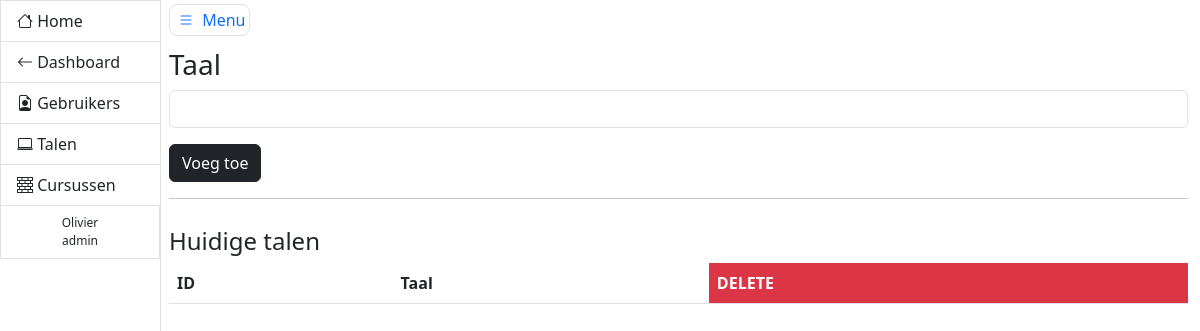
The page /admin/taal (signed in) on the database as committed earlier.
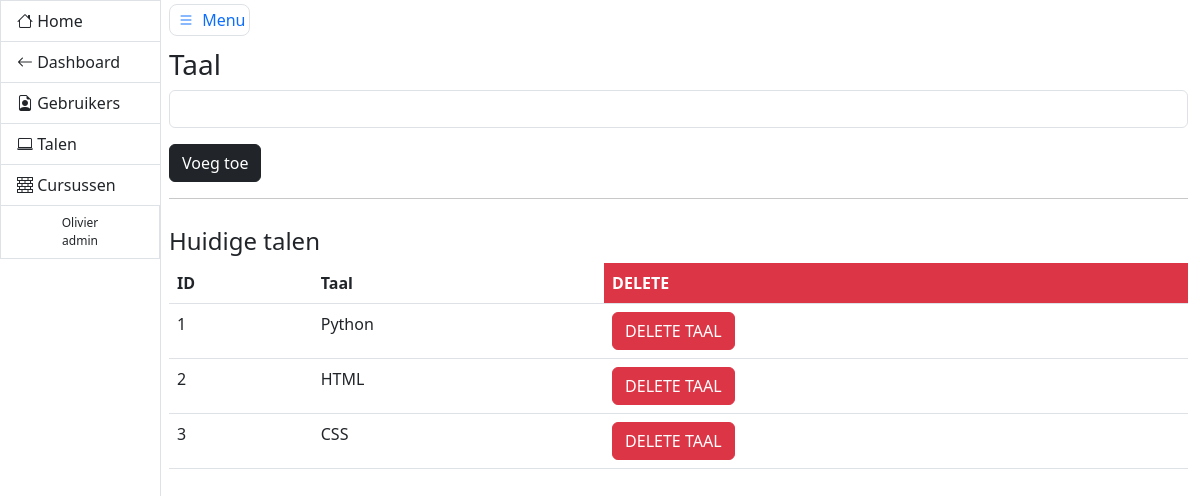
The same page on the database as committed later.
### models.py (models this page shows, shortened)
class Talen(db.Model):
    id = db.Column(db.Integer, primary_key=True, autoincrement=True)
    name = db.Column(db.String(), nullable=False, unique=True)
    lessen = relationship("Lessen", cascade="all, delete-orphan")

### admin/views.py (the view, shortened to what this page needs)
@admin_blueprint.route('/taal', methods=['GET', 'POST'])
@login_required
@admin_required
def taal():
    form = AddTaal()
    delete = DeleteTaal()
    if form.validate_on_submit() and request.method == 'POST':
        print(form.taal.data)
        adding = Talen(name=form.taal.data)
        db.session.add(adding)
        db.session.commit()
        return redirect(url_for('admin.taal'))
    talen = Talen.query.all()
    return render_template('addtaal.html', form=form, talen=talen, delete=delete)

### admin/forms.py (shortened to what this page needs)
class AddTaal(FlaskForm):
    taal = StringField('Taal', validators=[DataRequired(message='Taal is required')])
    submit = SubmitField('Voeg toe')

class DeleteTaal(FlaskForm):
    delete = SubmitField('DELETE')

### __init__.py (called while the page is built)
@login_manager.user_loader
def get_user(user_id):
    try:
        return User.query.get(int(user_id))
    except:
        return None

### admin/templates/addtaal.html (shortened to what this page needs)
{% extends 'adminbase.html' %}
{% block header %}
    <form method="post">
        <h3>Taal</h3>
        {% endblock %}
        {% block bheader %}
        {{ form.taal(class_='form-control mb-3') }}
        {{ form.submit(class_='btn btn-dark') }}
{% endblock %}
{% block content %}
    <h4 class="mt-1 pt-2">Huidige talen</h4>
    <table class="table">
        <thead>
        <tr>
            <th scope="col">ID</th>
            <th scope="col">Taal</th>
            <th class="text-bg-danger">DELETE</th>
        </tr>
        </thead>
        <tbody>
        {% for taal in talen %}
            <tr>
                <td>{{ taal.id }}</td>
                <td>{{ taal.name }}</td>
                <td>
                    <button type="button" class="btn btn-danger" data-bs-toggle="modal"
                            data-bs-target="#modal_{{ taal.id }}">
                        DELETE TAAL
                    </button>
                </td>
            </tr>
        {% endfor %}
        </tbody>
    </table>
{% endblock %}

Rows that differ between the two databases and show on the page:
added Talen: id "1", name "Python"
added Talen: id "2", name "HTML"
added Talen: id "3", name "CSS"
